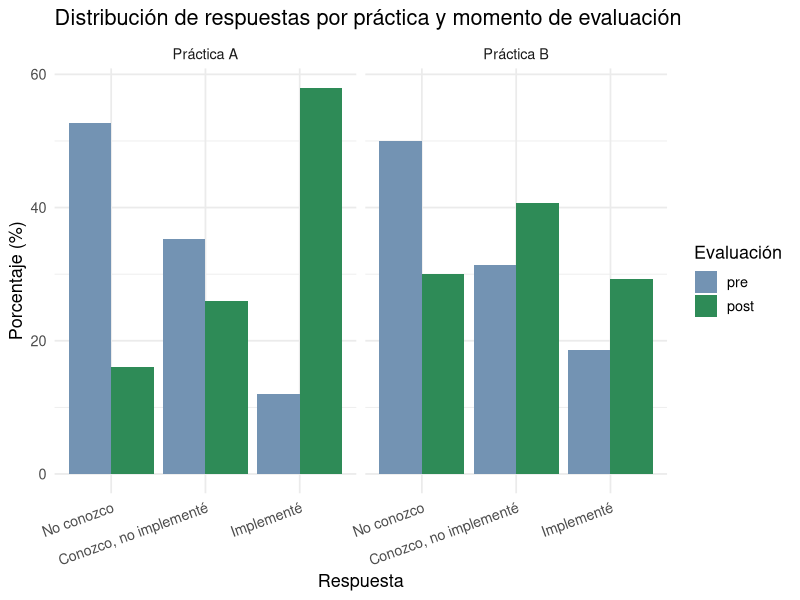

Recreate this plot in R. (Note: this script raises an error after producing the figure.)
## ---- chunk 1
# Instalar paquetes si no los instalaste antes
if (!requireNamespace("ordinal", quietly = TRUE)) install.packages("ordinal")
if (!requireNamespace("emmeans", quietly = TRUE)) install.packages("emmeans")
if (!requireNamespace("tidyverse", quietly = TRUE)) install.packages("tidyverse")

# Cargar paquetes
library(tidyverse)
library(ordinal)
library(emmeans)
## ---- chunk 2

# Reproducibilidad
set.seed(42)

# Parámetros
n_participantes <- 150
practicas <- c("Práctica A", "Práctica B")
tiempos <- c("pre", "post")

# Creamos el dataset en formato largo
library(tidyverse)

df <- expand.grid(
  id          = 1:n_participantes,
  practica    = practicas,
  tiempo      = tiempos
) |>
  arrange(id, practica, tiempo)

# Simulamos respuestas ordinales (1, 2, 3)
# En "post", las probabilidades se desplazan hacia categorías más altas
simular_respuesta <- function(tiempo, practica) {
  if (tiempo == "pre") {
    probs <- c(0.50, 0.35, 0.15)
  } else {
    # El efecto del taller varía un poco por práctica
    probs <- case_when(
      practica == "Práctica A" ~ list(c(0.15, 0.35, 0.50)),
      practica == "Práctica B" ~ list(c(0.25, 0.40, 0.35))
    )[[1]]
  }
  sample(1:3, 1, prob = probs)
}

df <- df |>
  rowwise() |>
  mutate(respuesta = simular_respuesta(tiempo, practica)) |>
  ungroup()

# Convertimos a factor ordinal
df <- df |>
  mutate(
    respuesta_ord = factor(
      respuesta,
      levels = 1:3,
      labels = c("No conozco", "Conozco, no implementé", "Implementé"),
      ordered = TRUE
    ),
    tiempo   = factor(tiempo, levels = c("pre", "post")),
    practica = factor(practica)
  )

glimpse(df)

## ---- chunk 3

# Frecuencias por tiempo y práctica
df |>
  count(tiempo, practica, respuesta_ord) |>
  group_by(tiempo, practica) |>
  mutate(pct = n / sum(n) * 100) |>
  ggplot(aes(x = respuesta_ord, y = pct, fill = tiempo)) +
  geom_col(position = "dodge") +
  facet_wrap(~practica, ncol = 2) +
  scale_fill_manual(values = c("pre" = "#7393B3", "post" = "#2E8B57")) +
  labs(
    title = "Distribución de respuestas por práctica y momento de evaluación",
    x     = "Respuesta",
    y     = "Porcentaje (%)",
    fill  = "Evaluación"
  ) +
  theme_minimal(base_size = 13) +
  theme(axis.text.x = element_text(angle = 20, hjust = 1))


## ---- chunk 4
library(ordinal)

# Paso 1: Modelo nulo (solo intercepto aleatorio)
m0 <- clmm(respuesta_ord ~ 1 + (1 | id), data = df)

# Paso 2: Agregar tiempo
m1 <- clmm(respuesta_ord ~ tiempo + (1 | id), data = df)

# Paso 3: Agregar práctica
m2 <- clmm(respuesta_ord ~ tiempo + practica + (1 | id), data = df)

# Paso 4: Agregar la interacción tiempo × práctica
m3 <- clmm(respuesta_ord ~ tiempo * practica + (1 | id), data = df)

# Comparación con LRT
anova(m0, m1, m2, m3)
## ---- chunk 5

# Modelo proporcional (cumulative link)
m_prop <- clm(respuesta_ord ~ tiempo * practica, data = df)

# Modelo no restringido (nominal)
m_nom  <- clm(respuesta_ord ~ 1, nominal = ~ tiempo * practica, data = df)

# LRT: si p > 0.05, el supuesto se sostiene
anova(m_prop, m_nom)
## ---- chunk 6
# Usamos el modelo final (supongamos que m3 fue el mejor)
modelo_final <- m3

# Coeficientes en escala log-odds
summary(modelo_final)

# Intervalos de confianza en log-odds
ci <- confint(modelo_final)

# Convertimos a data frame
ci_df <- as.data.frame(ci)
ci_df$term <- rownames(ci_df)

# Unimos con coeficientes
or_tabla <- data.frame(
  term = rownames(cf),
  OR   = exp(cf[, "Estimate"])
) |>
  dplyr::left_join(ci_df, by = "term") |>
  dplyr::rename(
    IC_low  = `2.5 %`,
    IC_high = `97.5 %`
  ) |>
  dplyr::mutate(
    IC_low  = exp(IC_low),
    IC_high = exp(IC_high)
  ) |>
  dplyr::filter(!grepl("\\|", term))  # sacar umbrales

or_tabla



## ---- chunk 7

library(emmeans)

# Comparación entre prácticas en cada momento por separado
emm <- emmeans(modelo_final, ~ practica | tiempo, mode = "linear.predictor")

pares <- pairs(emm, adjust = "tukey")

confint(pares, type = "response") |>
  as_tibble() |>
  mutate(across(where(is.numeric), ~round(., 3)))

## ---- chunk 8


pares <- pairs(emm, adjust = "tukey", reverse = TRUE)

confint(pares, type = "response") |>
  as_tibble() |>
  mutate(across(where(is.numeric), ~round(., 3)))

## ---- chunk 9


or_plot_data <- or_tabla |>
  mutate(term = str_replace_all(term, c(
    "tiempo"   = "Tiempo: ",
    "practica" = "Práctica: ",
    ":"        = "×"
  )))

ggplot(or_plot_data, aes(x = OR, y = reorder(term, OR))) +
  geom_vline(xintercept = 1, linetype = "dashed", color = "gray50") +
  geom_errorbarh(aes(xmin = IC_low, xmax = IC_high),
                 height = 0.25, color = "#7393B3", linewidth = 0.8) +
  geom_point(size = 3, color = "#2E8B57") +
  scale_x_log10() +
  labs(
    title = "Odds Ratios del modelo CLMM final",
    x     = "Odds Ratio (escala logarítmica)",
    y     = NULL
  ) +
  theme_minimal(base_size = 13)

## ---- chunk 10

# Versiones usadas en este tutorial
sessionInfo()
